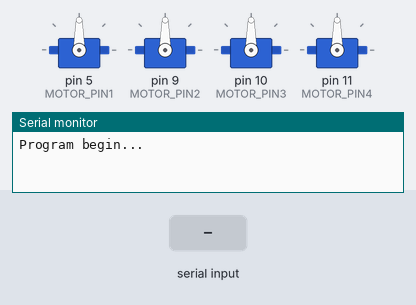
The sketch below on a simulated Arduino Uno, built with avr-gcc and run on an emulated ATmega328P. Parts: 4 × servo, the last lines printed to the serial monitor. The inputs (shaded band) are chosen by the test bench.

Above: at 0.01 s.
At 0.9 s:
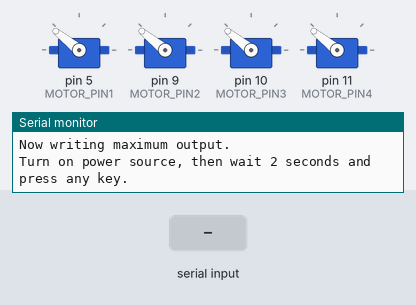
1.0 s: "1" received over Serial
At 2.4 s:
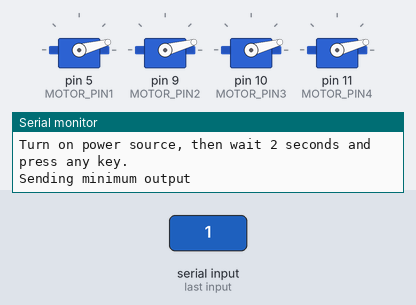
Timing chart, 0 to 4.0 s (numbered marks = the images above; inputs shaded):
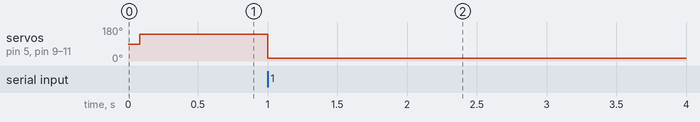

The sketch:

MotorCalibration.ino
```cpp
#include <Servo.h>

#define MAX_SIGNAL 2000
#define MIN_SIGNAL 700

#define MOTOR_PIN1 5
#define MOTOR_PIN2 9
#define MOTOR_PIN3 10
#define MOTOR_PIN4 11

Servo motor1;
Servo motor2;
Servo motor3;
Servo motor4;

void setup()
{
  Serial.begin(9600);
  Serial.println("Program begin...");
  Serial.println("This program will calibrate the ESC.");

  motor1.attach(MOTOR_PIN1);
  motor2.attach(MOTOR_PIN2);
  motor3.attach(MOTOR_PIN3);
  motor4.attach(MOTOR_PIN4);

  Serial.println("Now writing maximum output.");
  Serial.println("Turn on power source, then wait 2 seconds and press any key.");

  motor1.writeMicroseconds(MAX_SIGNAL);
  motor2.writeMicroseconds(MAX_SIGNAL);
  motor3.writeMicroseconds(MAX_SIGNAL);
  motor4.writeMicroseconds(MAX_SIGNAL);

  // Wait for input
  while (!Serial.available());
  Serial.read();

  // Send min output
  Serial.println("Sending minimum output");

  motor1.writeMicroseconds(MIN_SIGNAL);
  motor2.writeMicroseconds(MIN_SIGNAL);
  motor3.writeMicroseconds(MIN_SIGNAL);
  motor4.writeMicroseconds(MIN_SIGNAL);

}

void loop()
{
}
```

Measured:
- after the input at 1.0 s, servo on pin 5 (MOTOR_PIN1), servo on pin 9 (MOTOR_PIN2), servo on pin 10 (MOTOR_PIN3), servo on pin 11 (MOTOR_PIN4): 141° → 15° at once
